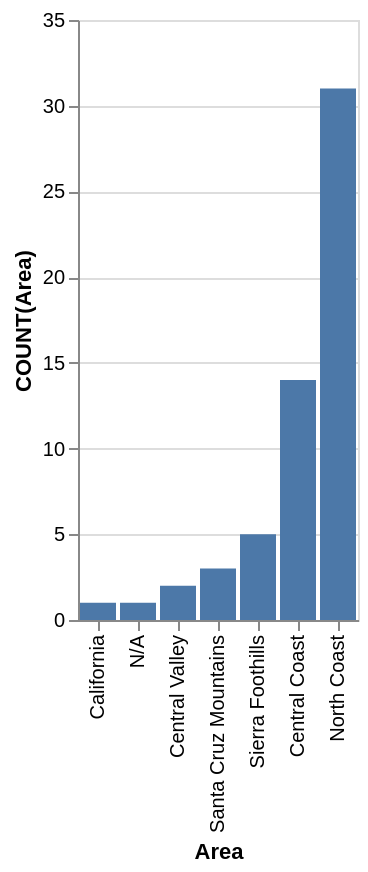

Specify this chart in Vega-Lite:
### Vega-Lite specification from a JSON file in a GitHub repository (floating-point values rounded to 4 significant figures)
{"data": {"values": [{"x_data": "California", "y_data": 1}, {"x_data": "N/A", "y_data": 1}, {"x_data": "Central Valley", "y_data": 2}, {"x_data": "Santa Cruz Mountains", "y_data": 3}, {"x_data": "Sierra Foothills", "y_data": 5}, {"x_data": "Central Coast", "y_data": 14}, {"x_data": "North Coast", "y_data": 31}]}, "mark": "bar", "encoding": {"x": {"field": "x_data", "type": "nominal", "title": "Area", "sort": {"op": "sum", "field": "y_data", "order": "ascending"}}, "y": {"field": "y_data", "type": "quantitative", "title": "COUNT(Area)"}}}
